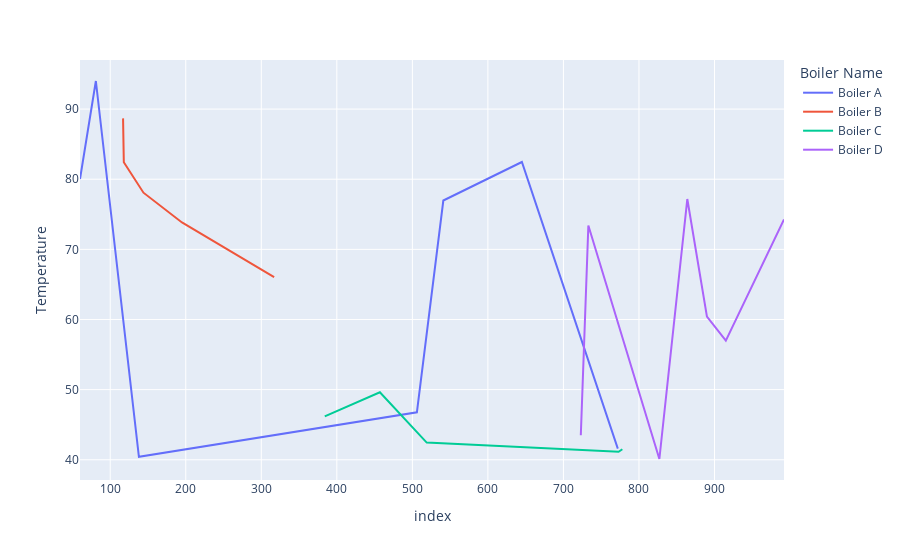

Source (notebook cell):
### Code cell
fig = px.line(fp,y="Temperature", color='Boiler Name')
fig.show()

### Figure 1 — Plotly figure (JSON) as saved in the notebook; plotly's stock layout.template omitted (floating-point values rounded to 4 significant figures)
{"data": [{"hovertemplate": "Boiler Name=Boiler A<br>index=%{x}<br>Temperature=%{y}<extra></extra>", "legendgroup": "Boiler A", "line": {"color": "#636efa", "dash": "solid"}, "marker": {"symbol": "circle"}, "mode": "lines", "name": "Boiler A", "orientation": "v", "showlegend": true, "type": "scatter", "x": [60, 81, 138, 506, 541, 645, 772], "xaxis": "x", "y": [80.04, 94.01, 40.41, 46.77, 76.96, 82.46, 41.59], "yaxis": "y"}, {"hovertemplate": "Boiler Name=Boiler B<br>index=%{x}<br>Temperature=%{y}<extra></extra>", "legendgroup": "Boiler B", "line": {"color": "#EF553B", "dash": "solid"}, "marker": {"symbol": "circle"}, "mode": "lines", "name": "Boiler B", "orientation": "v", "showlegend": true, "type": "scatter", "x": [117, 118, 144, 195, 317], "xaxis": "x", "y": [88.68, 82.42, 78.08, 73.84, 66.03], "yaxis": "y"}, {"hovertemplate": "Boiler Name=Boiler C<br>index=%{x}<br>Temperature=%{y}<extra></extra>", "legendgroup": "Boiler C", "line": {"color": "#00cc96", "dash": "solid"}, "marker": {"symbol": "circle"}, "mode": "lines", "name": "Boiler C", "orientation": "v", "showlegend": true, "type": "scatter", "x": [384, 457, 519, 773, 778], "xaxis": "x", "y": [46.19, 49.62, 42.45, 41.14, 41.5], "yaxis": "y"}, {"hovertemplate": "Boiler Name=Boiler D<br>index=%{x}<br>Temperature=%{y}<extra></extra>", "legendgroup": "Boiler D", "line": {"color": "#ab63fa", "dash": "solid"}, "marker": {"symbol": "circle"}, "mode": "lines", "name": "Boiler D", "orientation": "v", "showlegend": true, "type": "scatter", "x": [723, 733, 827, 864, 890, 915, 992], "xaxis": "x", "y": [43.49, 73.41, 40.11, 77.18, 60.41, 56.98, 74.27], "yaxis": "y"}], "layout": {"legend": {"title": {"text": "Boiler Name"}, "tracegroupgap": 0}, "margin": {"t": 60}, "xaxis": {"anchor": "y", "domain": [0, 1], "title": {"text": "index"}}, "yaxis": {"anchor": "x", "domain": [0, 1], "title": {"text": "Temperature"}}}}
